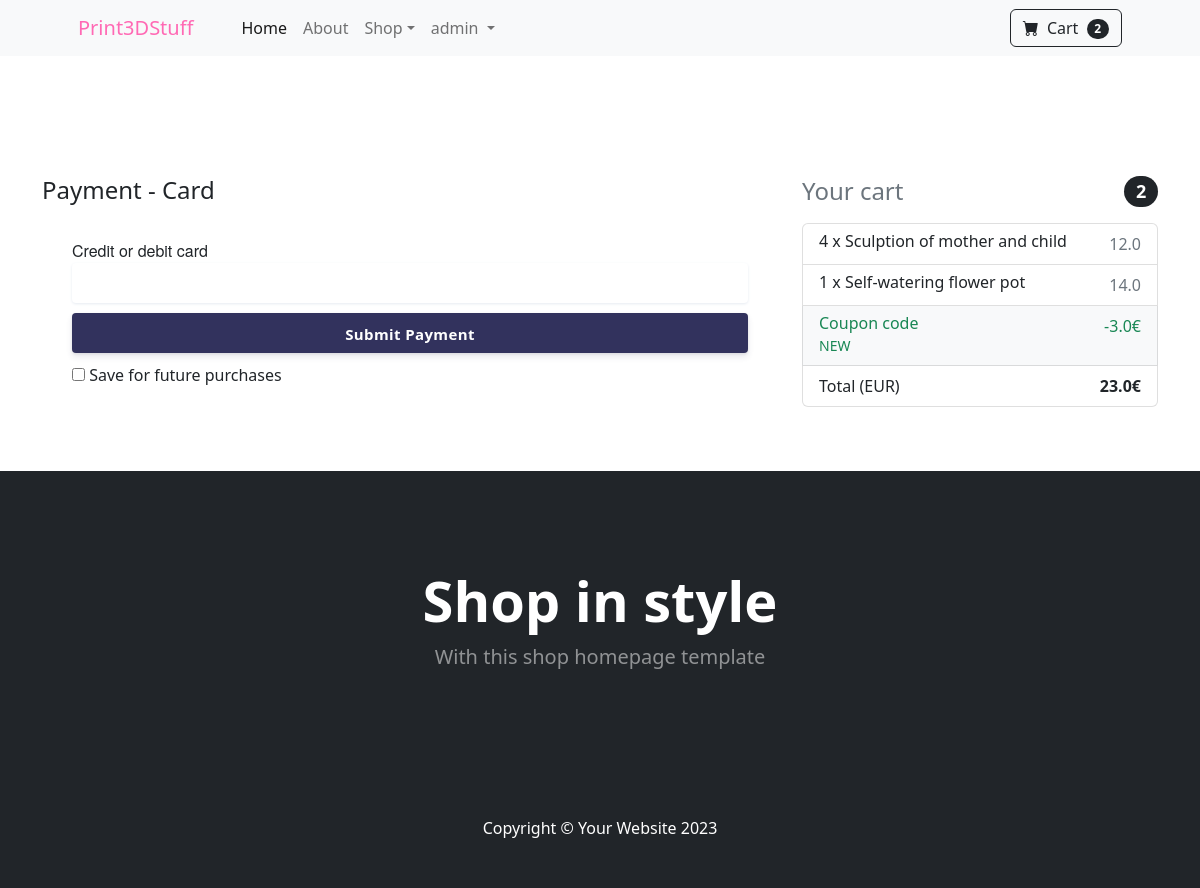
The app's page /payment/ (signed in) with its own data.
### mainapp/models.py (models this page shows, shortened)
class Order(models.Model):
    user = models.ForeignKey(User, on_delete=models.CASCADE)
    order_ref = models.CharField(max_length=20)
    items = models.ManyToManyField(OrderItem)
    ordered_date = models.DateTimeField()
    ordered = models.BooleanField(default=False)
    billing_address = models.ForeignKey('BillingAddress', on_delete=models.SET_NULL, blank=True, null=True)
    coupon = models.ForeignKey('Coupon', on_delete=models.SET_NULL, blank=True, null=True)
    payment = models.ForeignKey('Payment', on_delete=models.SET_NULL, blank=True, null=True)
    delivered = models.BooleanField(default=False)
    received = models.BooleanField(default=False)
    refund_requested = models.BooleanField(default=False)
    refund_granted = models.BooleanField(default=False)
    def total_price(self):
        total = 0
        for order_item in self.items.all():
            total += order_item.final_price()
        if self.coupon:
            total -= self.coupon.amount
        return total

class OrderItem(models.Model):
    user = models.ForeignKey(User, on_delete=models.CASCADE)
    ordered = models.BooleanField(default=False)
    item = models.ForeignKey(Item, on_delete=models.CASCADE)
    quantity = models.IntegerField(default=1)
    def total_item_discount_price(self):
        return self.quantity * self.item.discount_price
    def final_price(self):
        if self.item.discount_price:
            return self.total_item_discount_price()
        else:
            return self.total_item_price()

class Item(models.Model):
    title = models.CharField(max_length=100)
    price = models.FloatField()
    discount_price = models.FloatField(blank=True, null=True)
    category = models.CharField(choices=CATEGORY_CHOICES, max_length=5)
    slug = models.SlugField()
    description = models.TextField()
    image = models.ImageField()

class Coupon(models.Model):
    code = models.CharField(max_length=100)
    amount = models.FloatField()

### mainapp/views.py (the view)
# urls.py: path('payment/', views.PaymentView.as_view(), name='payment'),
class PaymentView(View):
    def get(self, *args, **kwargs):
        order = Order.objects.get(user=self.request.user, ordered=False)
        if order.billing_address:
            context = {
                'order': order,
                'display_coupon_form': False
            }
            return render(self.request, "payment.html", context)
        else:
            messages.warning(self.request, 'Please add your billing address')
            return redirect("mainapp:shipping")

### mainapp/templatetags/cart_template.py (called while the page is built)
@register.filter(name="cart_count")
def cart_count(user):
    if user.is_authenticated:
        query_set = Order.objects.filter(user=user, ordered=False)
        if query_set.exists():
            return query_set[0].items.count()
        return 0

### templates/payment.html (shortened to what this page needs)
{% extends 'base.html' %}
{% load static %}
{% block content %}
<link href="{% static 'css/payment.css' %}" rel="stylesheet" />
<section class="py-5 container">
   <div class="row">
       <div class="col-md-8">
           <h4 class="mb-4">Payment - Card</h4>
           <div class="new-card-form">
              <form action="." method="post" class="stripe-form" id="stripe-form">
                  <div class="stripe-form-row" id="creditCard">
                      <label for="card-element" id="stripeBtnLabel">
                          Credit or debit card
                      </label>
                      <div id="card-element" class="StripeElement StripeElement--empty">
                          <div class="__PrivateStripeElement" style="margin: 0px !important; padding: 0px !important; border: none !important; display: block !important; background: transparent !important; position: relative !important; opacity: 1 !important;">
                              <iframe frameborder="0" allowtransparency="true" scrolling="no" name="__privateStripeFrame5" allowpaymentrequest="true" src="https://js.stripe.com/v3/elements-inner-card-19066928f2ed1ba3ffada645e45f5b50.html#style[base][color]=%2332325d&amp;style[base][fontFamily]=%22Helvetica+Neue%22%2C+Helvetica%2C+sans-serif&amp;style[base][fontSmoothing]=antialiased&amp;style[base][fontSize]=16px&amp;style[base][::placeholder][color]=%23aab7c4&amp;style[invalid][color]=%23fa755a&amp;style[invalid][iconColor]=%23fa755a&amp;componentName=card&amp;wait=false&amp;rtl=false&amp;keyMode=test&amp;origin=https%3A%2F%2Fstripe.com&amp;referrer=https%3A%2F%2Fstripe.com%2Fdocs%2Fstripe-js&amp;controllerId=__privateStripeController1" title="Secure payment input frame" style="border: none !important; margin: 0px !important; padding: 0px !important; width: 1px !important; min-width: 100% !important; overflow: hidden !important; display: block !important; height: 19.2px;"></iframe>
                          </div>
                      </div>
                  </div>
                  <div class="stripe-form-row">
                    <button id="stripeBtn">Submit Payment</button>
                  </div>
                  <div class="stripe-form-row">
                    <div class="custom-control custom-checkbox">
                      <input type="checkbox" class="custom-control-input" name="save" id="save_card_info">
                      <label class="custom-control-label" for="save_card_info">Save for future purchases</label>
                    </div>
                  </div>
                  <div id="card-errors" role="alert"></div>
              </form>
            </div>
       </div>
       <div class="col-md-4">
           {% include 'cart_snippet.html' %}
       </div>
   </div>
</section>
{% endblock %}

### templates/base.html (shortened to what this page needs)
{% load static %}
{% load cart_template %}
<!DOCTYPE html>
<html lang="en">
    <head>
        <link href="https://cdn.jsdelivr.net/npm/bootstrap-icons@1.5.0/font/bootstrap-icons.css" rel="stylesheet" />
        <link href="{% static 'css/styles.css' %}" rel="stylesheet" />
    </head>
    <body>
        <nav class="navbar navbar-expand-lg navbar-light bg-light">
            <div class="container px-4 px-lg-5">
                <a class="navbar-brand" style="color: hotpink;" href="{% url 'mainapp:index' %}">Print3DStuff</a>
                <div class="collapse navbar-collapse" id="navbarSupportedContent">
                    <ul class="navbar-nav me-auto mb-2 mb-lg-0 ms-lg-4">
                        <li class="nav-item"><a class="nav-link active" aria-current="page" href="{% url 'mainapp:index' %}">Home</a></li>
                        <li class="nav-item"><a class="nav-link" href="{% url 'mainapp:about' %}">About</a></li>
                        <li class="nav-item dropdown">
                            <a class="nav-link dropdown-toggle" id="navbarDropdown" href="#" role="button" data-bs-toggle="dropdown" aria-expanded="false">Shop</a>
                        </li>
                        {% if user.is_authenticated %}
                        <li class="nav-item dropdown">
                            <a class="nav-link dropdown-toggle" href="#" role="button" data-bs-toggle="dropdown" aria-expanded="false">
                                {{ user.get_username }}
                            </a>
                        </li>
                        {% else %}
                            <li class="nav-item"><a class="nav-link active" href="{% url 'accounts:login' %}">Sign in</a></li>
                        {% endif %}
                    </ul>
                    <form class="d-flex">
                        <a class="btn btn-outline-dark" href="{% url 'mainapp:summary' %}" type="submit">
                            <i class="bi-cart-fill me-1"></i>
                            Cart
                            <span class="badge bg-dark text-white ms-1 rounded-pill">
                                {% if user.is_authenticated %}
                                    {{ user|cart_count }}
                                {% else %}
                                    0
                                {% endif %}
                            </span>
                        </a>
                    </form>
                </div>
            </div>
        </nav>
        <div class="mt-5 pt-4">
        </div>
        {% block content %}
        {% endblock %}
        <header class="bg-dark py-5">
            <div class="container px-4 px-lg-5 my-5">
                <div class="text-center text-white">
                    <h1 class="display-4 fw-bolder">Shop in style</h1>
                    <p class="lead fw-normal text-white-50 mb-0">With this shop homepage template</p>
                </div>
            </div>
        </header>
        <footer class="py-5 bg-dark">
            <div class="container"><p class="m-0 text-center text-white">Copyright &copy; Your Website 2023</p></div>
        </footer>
    </body>
</html>

### templates/cart_snippet.html (shortened to what this page needs)
<h4 class="d-flex justify-content-between align-items-center mb-3">
  <span class="text-muted">Your cart</span>
  <span class="badge bg-dark text-white ms-1 rounded-pill">{{ order.items.count }}</span>
</h4>
<ul class="list-group mb-3 z-depth-1">
  {% for order_item in order.items.all %}
  <li class="list-group-item d-flex justify-content-between lh-condensed">
    <div>
      <h6 class="my-0">{{ order_item.quantity }} x {{ order_item.item.title }}</h6>
    </div>
    <span class="text-muted">{{ order_item.final_price }}</span>
  </li>
  {% endfor %}
  {% if order.coupon %}
  <li class="list-group-item d-flex justify-content-between bg-light">
    <div class="text-success">
      <h6 class="my-0">Coupon code</h6>
      <small>{{ order.coupon.code }}</small>
    </div>
    <span class="text-success">-{{ order.coupon.amount }}€</span>
  </li>
  {% endif %}
  <li class="list-group-item d-flex justify-content-between">
    <span>Total (EUR)</span>
    <strong>{{ order.total_price }}€</strong>
  </li>
</ul>

### static/css/payment.css (style rules this page uses)
#stripeBtnLabel { font-family: "Helvetica Neue", Helvetica, sans-serif; font-size: 16px; font-variant: normal; padding: 0; margin: 0; -webkit-font-smoothing: antialiased; font-weight: 500; display: block; }
#stripeBtn { border: none; border-radius: 4px; outline: none; text-decoration: none; color: #fff; background: #32325d; white-space: nowrap; display: inline-block; height: 40px; line-height: 40px; box-shadow: 0 4px 6px rgba(50, 50, 93, .11), 0 1px 3px rgba(0, 0, 0, .08); border-radius: 4px; font-size: 15px; font-weight: 600; letter-spacing: 0.025em; text-decoration: none; -webkit-transition: all 150ms ease; transition: all 150ms ease; float: left; width: 100% }
.stripe-form { padding: 5px 30px; }
#card-errors { height: 20px; padding: 4px 0; color: #fa755a; }
.stripe-form-row { width: 100%; float: left; margin-top: 5px; margin-bottom: 5px; }
.StripeElement { box-sizing: border-box; height: 40px; padding: 10px 12px; border: 1px solid transparent; border-radius: 4px; background-color: white; box-shadow: 0 1px 3px 0 #e6ebf1; -webkit-transition: box-shadow 150ms ease; transition: box-shadow 150ms ease; }

### records on screen
Order: items.count "2", coupon.code "NEW", coupon.amount "3.0", total_price "23.0"
OrderItem: quantity "4", item "Sculption of mother and child", final_price "12.0"
OrderItem: quantity "1", item "Self-watering flower pot", final_price "14.0"

### other values on screen
{{ user.get_username }} "admin"
{{ user|cart_count }} "2"
